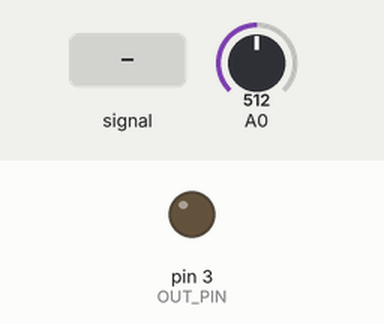
Simulated run of this sketch. Board: Arduino Uno, built with avr-gcc and run on an emulated ATmega328P. Parts: output pins drawn as LEDs (lit = HIGH). The test bench sets the inputs (shaded band); at power-on: A0 = 512.

Above: at 1.2 s.
1.3 s: A0 fed a 200 Hz sine of ±81 counts around its level
At 2.4 s:
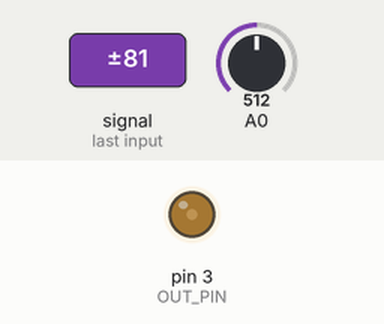
2.8 s: A0 fed a 2 Hz sine of ±306 counts around its level
5.8 s: A0 set to 122
At 5.8 s:
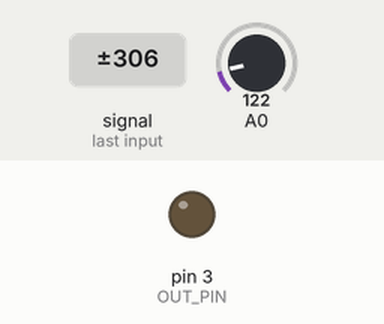
Timing chart, 0 to 8.8 s (numbered marks = the images above; inputs shaded):
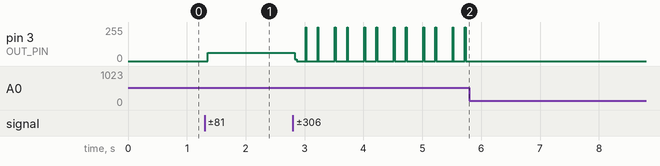

The sketch:

levitation_core.ino
```cpp
//(c) 2018 johann@langhofer.net

#define OUT_PIN 3
#define IN_PIN 0
#define THRESHOLD 622
#define OUTOFRANGE THRESHOLD-50

// clear bit and set bit
#ifndef cbi
#define cbi(sfr, bit) (_SFR_BYTE(sfr) &= ~_BV(bit))
#endif
#ifndef sbi
#define sbi(sfr, bit) (_SFR_BYTE(sfr) |= _BV(bit))
#endif


void analogSetup(unsigned char prescaler, unsigned char reference, unsigned char adjust) {
  //value  prescaler adc clock max freq
  //1 2 8000000 615385.  Hz
  //2 4 4000000 307692.  Hz
  //3 8 2000000 153846.  Hz
  //4 16  1000000 76923.1  Hz
  //5 32  500000  38461.5  Hz
  //6 64  250000  19230.8  Hz
  //7 128 125000  9615.38  Hz

  // reference
  // 0  AREF
  // 1  Vcc
  // 2  reserved
  // 3  1.1V

  // adjust
  // 0  right adjust
  // 1  left adjust

  ADMUX = (ADMUX & 0x1f) | ((reference << 6) | adjust << 5);
  ADCSRA = (ADCSRA & 0xf8) | prescaler;
}

// start conversion
void analogStart(unsigned char pin) {
  ADMUX = (ADMUX & 0xf0) | pin;
  sbi(ADCSRA, ADSC);
}

// waits until another conversion is finished by waiting for
// the interrupt flag to be set
// reads the 10bit result and resets the interrupt flag
unsigned int analogNext() {
  while (!(ADCSRA & _BV(ADIF))) ;

  // reset the flag
  sbi(ADCSRA, ADIF);

  unsigned char low = ADCL;
  unsigned char high = ADCH;
  return  (high << 8) + low;
}

inline void digitalWriteD(unsigned char bit, unsigned char state) {
  if (state) {
    sbi(PORTD, bit);
  }
  else {
    cbi(PORTD, bit);
  }
}


void setup()
{

  // open serial connection, 1,000,000 baud
  Serial.begin(9600);

  // setup 153846.Hz sampling rate
  // setup Vcc as ref, right aligned output
  analogSetup(3, 1, 0);

  // free running mode
  ADCSRB = ADCSRB & 0xf8;

  // setup pin 3 as output
  pinMode(OUT_PIN,OUTPUT);

  // enable autotrigger
  sbi(ADCSRA, ADATE);


  // start conversion from pin 0
  analogStart(IN_PIN);

}

void loop() {

  unsigned int sensorValue = analogNext();
  if (sensorValue >= THRESHOLD|| sensorValue < OUTOFRANGE) {
    digitalWriteD(OUT_PIN, 0);
  }
  else {
    digitalWriteD(OUT_PIN, 1);
  }
}
```

Measured:
- after the input at 1.3 s, pin 3 (OUT_PIN): 0/255 → 61/255 after 0.05 s
- after the input at 5.8 s, pin 3 (OUT_PIN): stops changing and stays 0/255
